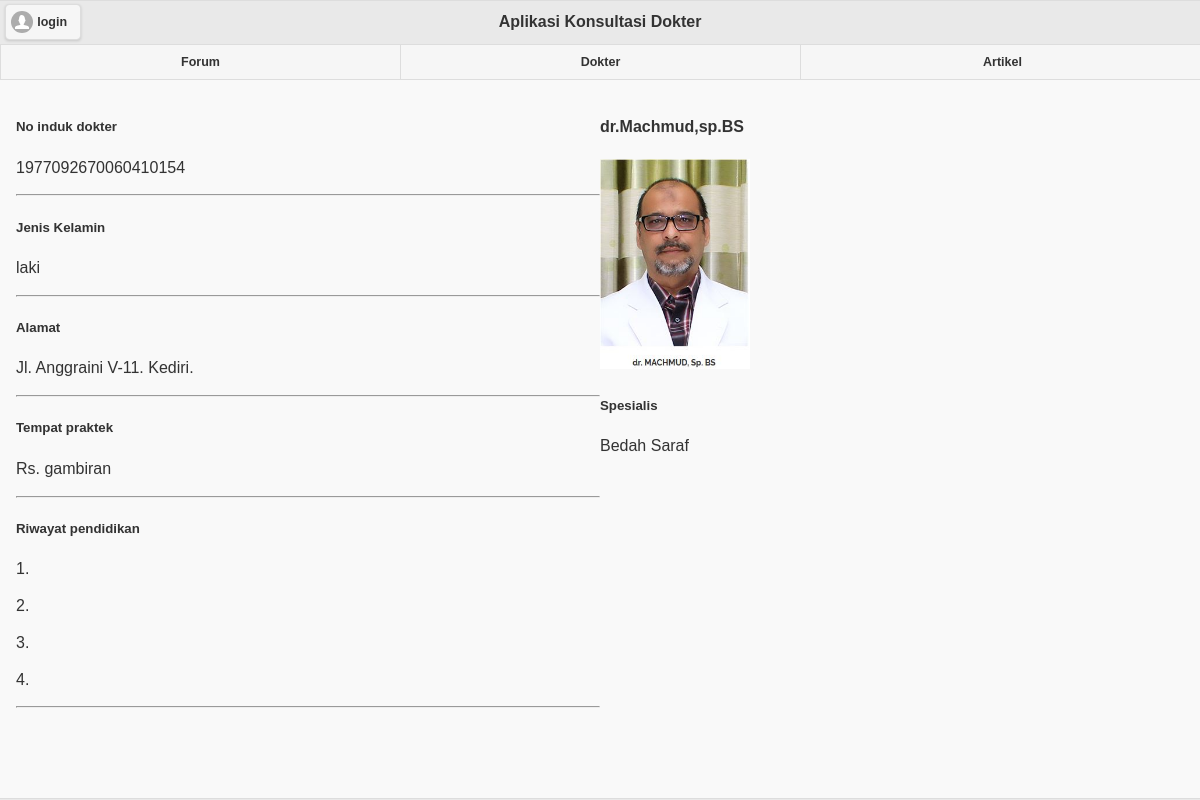
Page /pengguna/dokter/detail/12 on the committed database.
### tables this page shows
CREATE TABLE `dokter` (
  `id` int(3) NOT NULL,
  `nama` varchar(30) NOT NULL,
  `foto` varchar(100) NOT NULL,
  `alamat` varchar(30) NOT NULL,
  `tmp_praktek` varchar(100) NOT NULL,
  `pndk_sd` varchar(40) NOT NULL,
  `pndk_smp` varchar(40) NOT NULL,
  `pndk_sma` varchar(40) NOT NULL,
  `pndk_kuliah` varchar(40) NOT NULL,
  `jeniskelamin` varchar(15) NOT NULL,
  `spesialis` varchar(35) NOT NULL,
  `username` varchar(15) NOT NULL,
  `password` varchar(15) NOT NULL,
  `level` varchar(8) NOT NULL,
  `status` varchar(5) NOT NULL,
  `nid` varchar(30) NOT NULL
);

### application/controllers/pengguna/dokter.php (called while the page is built, shortened)
<?php
class Dokter extends CI_Controller {
function __construct()
{
	$this->load->model('u_datadokter');
}
	function detail($id_ang){
		$data['list'] = $this->u_datadokter->getd_data($id_ang);
		$data['content']=('pengguna/content/dokter1');
		$data['herder']= ('pengguna/template/herder.php');
		$this->load->view('pengguna/index',$data);
		}
}

### index.php (called while the page is built, shortened)
<?php
require_once BASEPATH.'core/CodeIgniter.php';

### application/models/u_datadokter.php (called while the page is built, shortened)
<?php
class U_datadokter extends CI_Model{
		function getd_data($id_ang){
			$this->db->select()->from('dokter')->where('id', $id_ang)->order_by('id','asc');
			$query = $this->db->get();
			return $query->first_row('array');
		}
}

### application/views/pengguna/content/dokter1.php (the view)
<div data-role="content">
<div class="ui-grid-a">
	<div class="ui-block-a">
	<h5>No induk dokter</h5>
	<p><?php echo $list['nid'] ?></p>
		<hr>
	<h5>Jenis Kelamin </h5>
	<p><?php echo $list['jeniskelamin'] ?></p>
		<hr>
		<h5>Alamat</h5>
	<p><?php echo $list['alamat'] ?></p>
	<hr>
	<h5>Tempat praktek</h5>
	<p><?php echo $list['tmp_praktek'] ?></p>
	<hr>
	<h5>Riwayat pendidikan</h5>
	<p>1.<?php echo $list['pndk_sd'] ?></p>
	<p>2.<?php echo $list['pndk_smp'] ?></p>
	<p>3.<?php echo $list['pndk_sma'] ?></p>
	<p>4.<?php echo $list['pndk_kuliah'] ?></p>
	<hr>
	</div>
<div class="ui-block-b">
<h4><?php echo $list['nama'] ?></h4>
 <?php if(!empty($list['foto'])){?>
					<img src="<?php echo base_url('asset/gambar/'.$list['foto']); ?>" style="width:150px" >
	<?php } ?>
<h5>Spesialis</h5>
	<p> <?php echo $list['spesialis'] ?></p>
</div>
</div>
</div>

### rows in the picture
dokter: nid "1977092670060410154", jeniskelamin "laki", alamat "Jl. Anggraini V-11. Kediri.", tmp_praktek "Rs. gambiran", nama "dr.Machmud,sp.BS", foto (picture), spesialis "Bedah Saraf"
